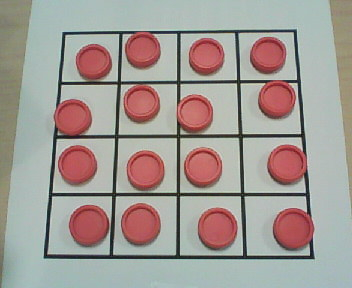
#> input picture Sample Full Project/Laptop/images/2024-11-21 - training board images/test0.jpg, 352 x 288 px; its folder holds 5 pictures in this run
$ jupyter execute --allow-errors '2024-12-02 - Step 1b - Confirm Squares.ipynb'   (shell and % lines are left out)
#> lines starting #> are read from the running program, lines starting #| are printed output that depends on the picture
### Sample Full Project/Laptop/image_defs.py
#!/usr/bin/env python
# coding: utf-8

# In[1]:


def straighten_image(image,corners=None):
    import numpy as np
    import cv2


    if corners is None:
        corners=find_corners(image)

    top_left, top_right, bottom_right, bottom_left=corners
    # Define the width and height of the new "top-down" view
    width = int(max(
        np.linalg.norm(bottom_right - bottom_left),
        np.linalg.norm(top_right - top_left)
    ))
    height = int(max(
        np.linalg.norm(top_right - bottom_right),
        np.linalg.norm(top_left - bottom_left)
    ))

    # Define the destination points for the perspective transform
    destination_corners = np.array([
        [0, 0],
        [width - 1, 0],
        [width - 1, height - 1],
        [0, height - 1]
    ], dtype="float32")

    # Compute the perspective transform matrix
    matrix = cv2.getPerspectiveTransform(corners, destination_corners)


    # Apply the perspective transformation
    warped_image = cv2.warpPerspective(image, matrix, (width, height))

    return warped_image


# In[2]:


# [176 lines left out: functions get_board_squares_from_image, get_gray_and_threshold_image, find_corners, find_corners_old, not called in this run]

### Sample Full Project/Laptop/2024-12-02 - Step 1b - Confirm Squares.ipynb
[cell 1]
board_picture_folder='images/2024-11-21 - training board images'
square_images_folder='images/2024-11-21 - training squares'
image_to_use_for_corners="images/2024-11-21 - training board images/test0.jpg"

from corners import *

[cell 2]
from pylab import *
from glob import glob
from image_defs import *
import os
from Game import Board

[cell 3]
filename=image_to_use_for_corners

[cell 4]
image=imread(filename)
#> image is the input picture: shape (288, 352, 3); mean R, G, B 161.9, 153.9, 148.6
subplot(2,1,1)
imshow(image)

# these few lines are specific to your image
#image=image[:,300:1400]  # truncate if you need to
im3=straighten_image(image,corners)
#> in straighten_image, `warped_image = cv2.warpPerspective(image, matrix, (width, height))`:
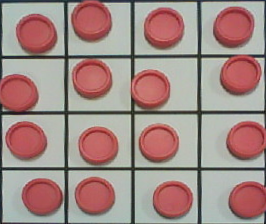
#> warped_image: shape (224, 266, 3); mean R, G, B 162.2, 137.3, 132.8


subplot(2,1,2)
imshow(im3)
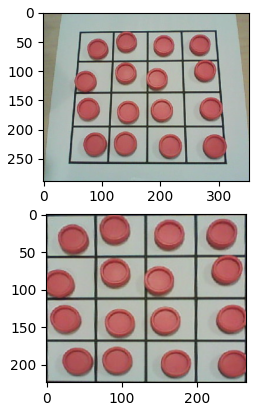
#> figure drawn by matplotlib, 2 panels

#> (a cell that did not finish here is left out)

#> (a cell that did not finish here is left out)
